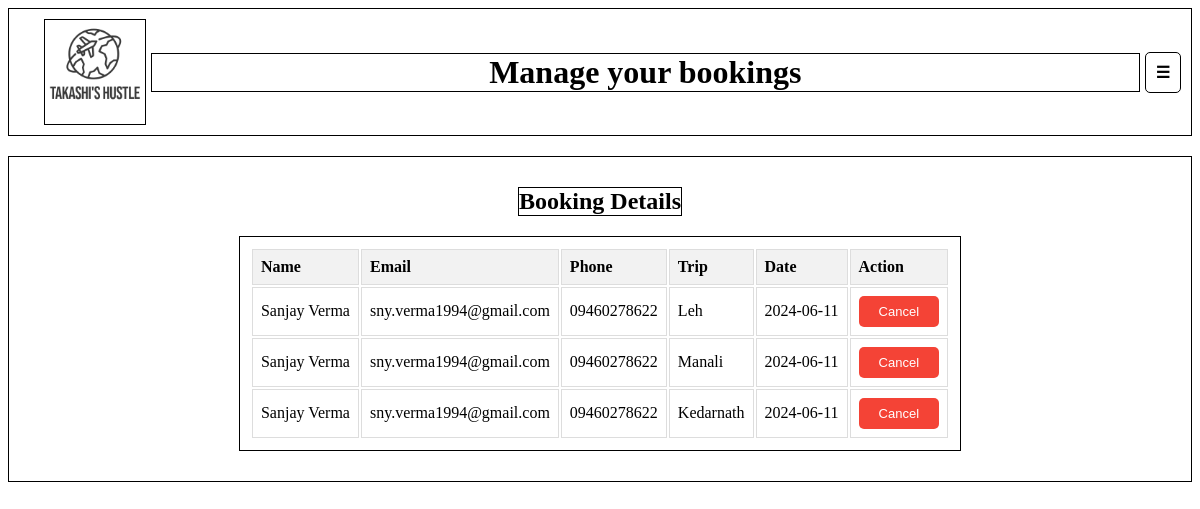
Screenshot of /manage_booking (signed in) with the database file from the repository.
### tables this page shows
CREATE TABLE bookings (booking_id INTEGER PRIMARY KEY AUTOINCREMENT, username TEXT, name TEXT, email TEXT, phone TEXT, trip TEXT, date TEXT);

### app.py (the view)
@app.route('/manage_booking')
def manage_booking():
    if 'username' in session:
        username = session['username']
        with sqlite3.connect('database.db') as conn:
            conn.row_factory = sqlite3.Row
            cur = conn.cursor()
            cur.execute("SELECT * FROM bookings WHERE username=?", (username,))
            bookings = [dict(row) for row in cur.fetchall()]
            return render_template('manage_bookings.html', username=username, bookings=bookings)
    else:
        return redirect(url_for('login'))

### templates/manage_bookings.html (shortened to what this page needs)
<!DOCTYPE html>
<html lang="en">
<head>
    <link rel="stylesheet" href="static/manage_bookings.css">
</head>
<body>
    <div class="navbar">
        <a href="{{ url_for('welcome') }}" class="logo-link">
            <img id="logo" src="static/logo11.png" alt="Logo">
        </a>
        <h1>Manage your bookings</h1>
        <div class="dropdown">
            <button class="dropbtn">☰</button>
        </div>
    </div>
    <div class="booking-details">
        <h2>Booking Details</h2>
        <table>
            <tr>
                <th>Name</th>
                <th>Email</th>
                <th>Phone</th>
                <th>Trip</th>
                <th>Date</th>
                <th>Action</th>
            </tr>
            {% for booking in bookings %}
                <tr>
                    <td>{{ booking.name }}</td>
                    <td>{{ booking.email }}</td>
                    <td>{{ booking.phone }}</td>
                    <td>{{ booking.trip }}</td>
                    <td>{{ booking.date }}</td>
                    <td>
                        <form action="{{ url_for('cancel_booking') }}" method="post">
                            <button type="submit">Cancel</button>
                        </form>
                    </td>
                </tr>
            {% else %}
                <tr>
                    <td colspan="6">No bookings found.</td>
                </tr>
            {% endfor %}
        </table>
    </div>
</body>
</html>

### static/manage_bookings.css (style rules this page uses)
.navbar { display: flex; align-items: center; background-color: white; color: black; padding: 10px; margin-bottom: 20px; border: 1px solid black; }
.logo-link { display: inline-block; margin-right: 5px; margin-left: 25px; border: 1px solid black; }
#logo { width: 100px; height: 100px; transform: scale(1.8); }
.navbar h1 { text-align: center; flex-grow: 1; margin-right: 5px; border: 1px solid black; }
.dropbtn { background-color: white; color: black; padding: 10px; font-size: 16px; border: none; cursor: pointer; font-weight: bold; border: 1px solid black; }
.booking-details { display: flex; align-items: center; flex-direction: column; background-color: white; color: black; padding: 10px; margin-bottom: 20px; border: 1px solid black; }
h2 { margin-bottom: 20px; border: 1px solid black; }
table { display: flex; align-items: center; background-color: white; color: black; padding: 10px; margin-bottom: 20px; border: 1px solid black; }
th, td { border: 1px solid #ddd; padding: 8px; text-align: left; }
th { background-color: #f2f2f2; }
button { background-color: #f44336; color: white; padding: 8px 20px; text-align: center; text-decoration: none; display: inline-block; font-size: 13px; cursor: pointer; border: none; border-radius: 5px; }

### rows the page displays
bookings: name "Sanjay Verma", email "sny.verma1994@gmail.com", phone "09460278622", trip "Leh", date "2024-06-11"
bookings: name "Sanjay Verma", email "sny.verma1994@gmail.com", phone "09460278622", trip "Manali", date "2024-06-11"
bookings: name "Sanjay Verma", email "sny.verma1994@gmail.com", phone "09460278622", trip "Kedarnath", date "2024-06-11"
